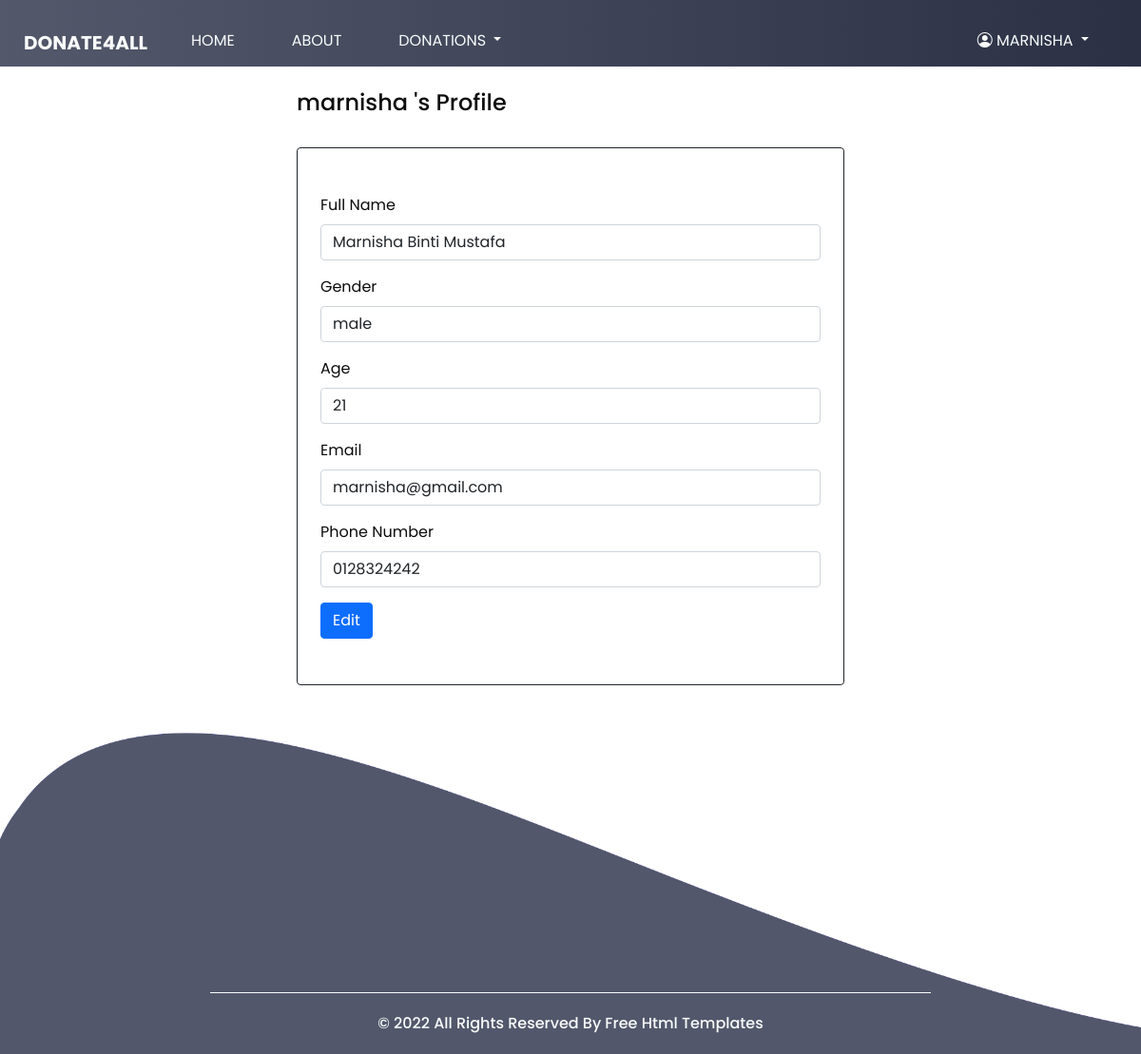
Page /Recipient/editprofile.php (signed in) on the committed database.
### tables this page shows
CREATE TABLE `recipient` (
  `recipientID` int(11) NOT NULL,
  `Username` varchar(120) NOT NULL,
  `Password` varchar(120) NOT NULL,
  `Name` varchar(100) NOT NULL,
  `Gender` varchar(10) NOT NULL,
  `Age` int(3) NOT NULL,
  `Email` varchar(120) NOT NULL,
  `PhoneNumber` varchar(120) NOT NULL
);

### Recipient/editprofile.php (the view, shortened to what this page needs)
<?php
include('include/config.php');
?>
<!DOCTYPE html>
<html>
<head>
    <link rel="stylesheet" type="text/css" href="https://cdnjs.cloudflare.com/ajax/libs/OwlCarousel2/2.1.3/assets/owl.carousel.min.css" />
    <link rel="stylesheet" type="text/css" href="css/bootstrap.css" />
    <link rel="stylesheet" href="https://cdn.jsdelivr.net/npm/bootstrap@4.0.0/dist/css/bootstrap.min.css" />
    <link rel="stylesheet" href="https://cdn.jsdelivr.net/npm/bootstrap@5.0.2/dist/css/bootstrap.min.css">
    <link rel="stylesheet" href="https://cdn.jsdelivr.net/npm/bootstrap-icons@1.5.0/font/bootstrap-icons.css">
    <link href="css/style.css" rel="stylesheet" />
    <link href="css/responsive.css" rel="stylesheet" />
</head>
<body class="sub_page">
    <div class="hero_area">
        <?php include('include/mainheader.php'); ?>
    </div>
    <br>
    <div class="container-fluid">
            <div class="row justify-content-center">
                <div class="col-lg-6">
                    <div class="profile-content">
                        <div class="request-form">
                            <?php $sql=mysqli_query($con,"select * from recipient where recipientID='".$_SESSION['id']."'");
                            while($data=mysqli_fetch_array($sql)){
                            ?>
                            <h4><?php echo htmlentities($data['Username'])?> 's Profile</h4>
                            <br>
                            <div class="border border-dark rounded mb-5 px-4 py-5">
                                <form name="editprofile" id="editprofile" method="post" enctype="multipart/form-data">
                                    <div class="form-group">
                                        <label>Full Name</label>
                                        <input type="text" class="form-control" name="name"
                                        value="<?php echo htmlentities($data['Name']); ?>" required>
                                    </div>
                                    <div class="form-group">
                                        <label for="gender">Gender</label>
                                        <select name=gender class="form-control" required>
                                            <option value="<?php echo htmlentities($data['Gender']); ?>">
                                            <?php echo htmlentities($data['Gender']); ?>
                                            </option>
                                        </select>
                                    </div>
                                    <div class="form-group">
                                        <label>Age</label>
                                        <input type="text" class="form-control" name="age"
                                        value="<?php echo htmlentities($data['Age']); ?>" required>
                                    </div>
                                    <div class="form-group">
                                        <label>Email</label>
                                        <input type="text" class="form-control" name="email"
                                        value="<?php echo htmlentities($data['Email']); ?>" required>
                                    </div>
                                    <div class="form-group">
                                        <label>Phone Number</label>
                                        <input type="text" class="form-control" name="phonenum"
                                        value="<?php echo htmlentities($data['PhoneNumber']); ?>" required>
                                    </div>
                                    <button type="submit" id="submit" name="submit" class="btn btn-primary btn-flat m-b-30 m-t-30">Edit</button>
                                </form>
                            <?php }?>
                            </div>
                        </div>
                    </div>
                </div>
            </div>
        </div>
        <br>
    <br><br><br><br>
    <div class="footer_bg">
        <section class="container-fluid footer_section">
            <p>
                © 2022 All Rights Reserved By
                <a href="https://html.design/">Free Html Templates</a>
            </p>
        </section>
    </div>
</body>
</html>

### Recipient/css/style.css (style rules this page uses)
body { font-family: "Poppins", sans-serif; color: #0c0c0c; background-color: #ffffff; }
.hero_area { height: 94vh; background: -webkit-gradient(linear, left top, right top, from(#53586B), to#2B3044)); background: linear-gradient(to right, #53586B, #2B3044); }
.hero_area::before { content: ""; position: absolute; width: 58%; height: 86%; top: 25px; right: 0; }
.sub_page .hero_area { height: auto; }
.sub_page .hero_area::before { display: none; }
a, a:hover, a:focus { text-decoration: none; }
.btn, .btn:focus { outline: none !important; -webkit-box-shadow: none; box-shadow: none; }
.footer_bg { background-image: url(../images/footer-bg.png); background-size: cover; padding-top: 280px; margin-top: -125px; }
.footer_section { font-weight: 500; display: -webkit-box; display: -ms-flexbox; display: flex; -webkit-box-pack: center; -ms-flex-pack: center; justify-content: center; }
.footer_section p { color: #f9fcfb; margin: 0; text-align: center; padding: 20px 15%; border-top: 1px solid #f9fcfb; }
.footer_section a { color: #f9fcfb; }

### rows in the picture
recipient: Username "marnisha", name "Marnisha Binti Mustafa", gender "male", age "21", email "marnisha@gmail.com", phonenum "0128324242"

### other values in the picture
$_SESSION['dlogin'] "MARNISHA"
